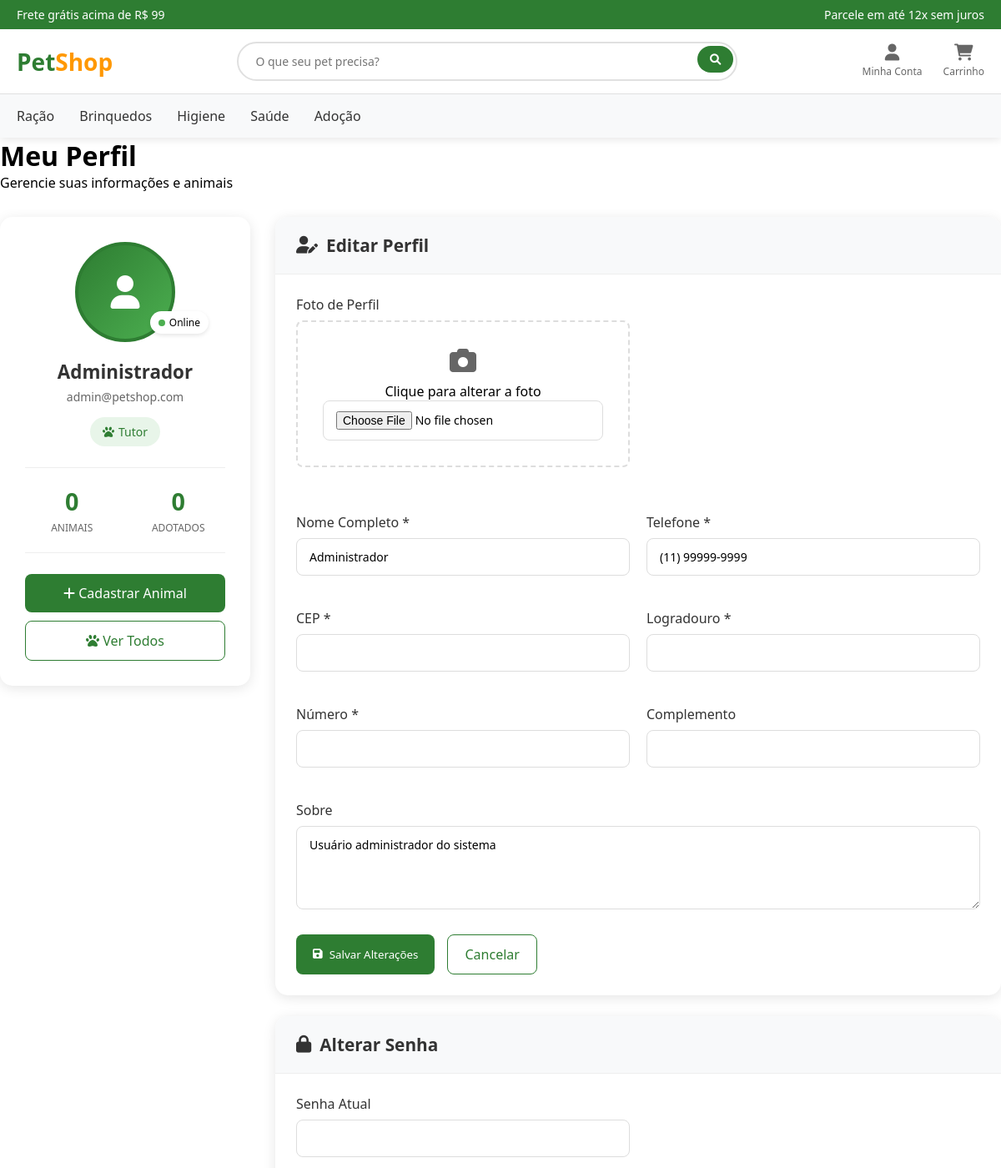
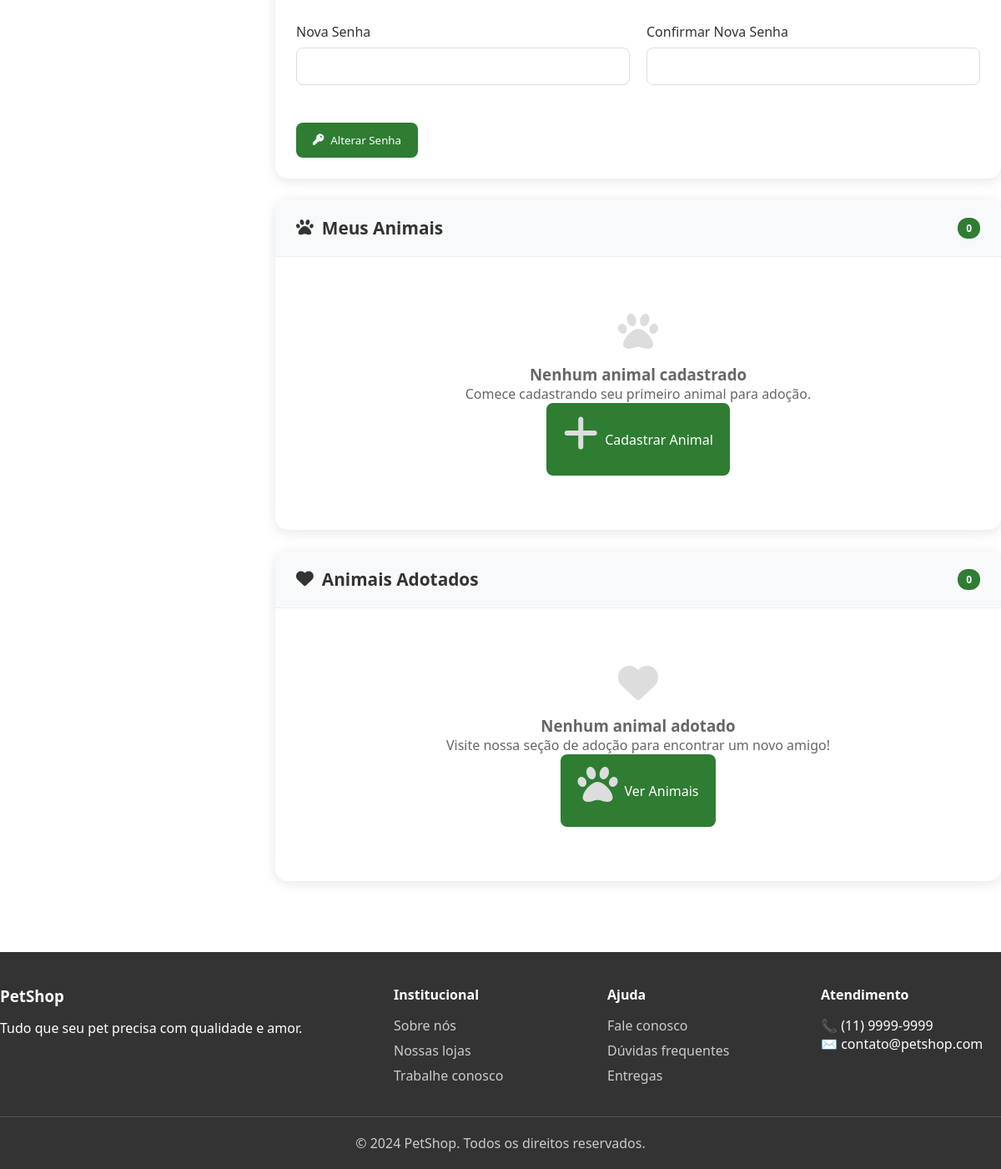
Screenshot of /perfil.php (signed in) with the database file from the repository (2 pictures, top to bottom).
### tables this page shows
CREATE TABLE `usuarios` (
  `id` int(11) NOT NULL,
  `nome` varchar(100) NOT NULL,
  `email` varchar(100) NOT NULL,
  `telefone` varchar(20) DEFAULT NULL,
  `tipo` enum('tutor','ong','admin') DEFAULT 'tutor',
  `endereco` text DEFAULT NULL,
  `sobre` text DEFAULT NULL,
  `foto_perfil` varchar(255) DEFAULT NULL,
  `data_cadastro` datetime DEFAULT current_timestamp(),
  `cep` varchar(10) DEFAULT NULL,
  `logradouro` varchar(255) DEFAULT NULL,
  `numero` varchar(20) DEFAULT NULL,
  `complemento` varchar(255) DEFAULT NULL,
  `senha` varchar(255) NOT NULL DEFAULT '123456'
);

### perfil.php (the view, shortened to what the rows shown need)
<?php
include 'conexao.php';
?>
<?php include 'header.php'; ?>
<main>
    <div class="container">
        <div class="page-header">
            <h1>Meu Perfil</h1>
        </div>
        <div class="perfil-layout">
            <div class="perfil-sidebar">
                <div class="perfil-card">
                    <div class="perfil-info">
                        <h2><?php echo $usuario['nome']; ?></h2>
                        <p class="perfil-email"><?php echo $usuario['email']; ?></p>
                        <div class="perfil-badge">
                            <i class="fas fa-paw"></i>
                            <?php echo $usuario['tipo'] == 'ong' ? 'ONG' : 'Tutor'; ?>
                        </div>
                    </div>
                </div>
            </div>
            <div class="perfil-content">
                <div class="perfil-section">
                    <div class="section-header">
                        <h2><i class="fas fa-user-edit"></i> Editar Perfil</h2>
                    </div>
                    <div class="section-content">
                        <form method="POST" enctype="multipart/form-data" class="perfil-form">
                            <div class="form-row">
                                <div class="form-group">
                                    <label for="nome">Nome Completo *</label>
                                    <input type="text" id="nome" name="nome" value="<?php echo htmlspecialchars($usuario['nome']); ?>" required>
                                </div>
                                <div class="form-group">
                                    <label for="telefone">Telefone *</label>
                                    <input type="text" id="telefone" name="telefone" value="<?php echo htmlspecialchars($usuario['telefone']); ?>" required oninput="formatarTelefone(this)">
                                </div>
                            </div>
                            <div class="form-group">
                                <label for="sobre">Sobre</label>
                                <textarea id="sobre" name="sobre" placeholder="Conte um pouco sobre você..."><?php echo htmlspecialchars($usuario['sobre']); ?></textarea>
                            </div>
                        </form>
                    </div>
                </div>
                <div class="perfil-section">
                    <div class="section-header">
                        <h2><i class="fas fa-lock"></i> Alterar Senha</h2>
                    </div>
                </div>
                <div class="perfil-section">
                    <div class="section-header">
                        <h2><i class="fas fa-paw"></i> Meus Animais</h2>
                    </div>
                </div>
                <div class="perfil-section">
                    <div class="section-header">
                        <h2><i class="fas fa-heart"></i> Animais Adotados</h2>
                    </div>
                </div>
            </div>
        </div>
    </div>
</main>

### rows the page displays
usuarios: nome "Administrador", email "admin@petshop.com", telefone "(11) 99999-9999", sobre "Usuário administrador do sistema"

### other values shown
count($animais) "0"
count($animais_adotados) "0"
